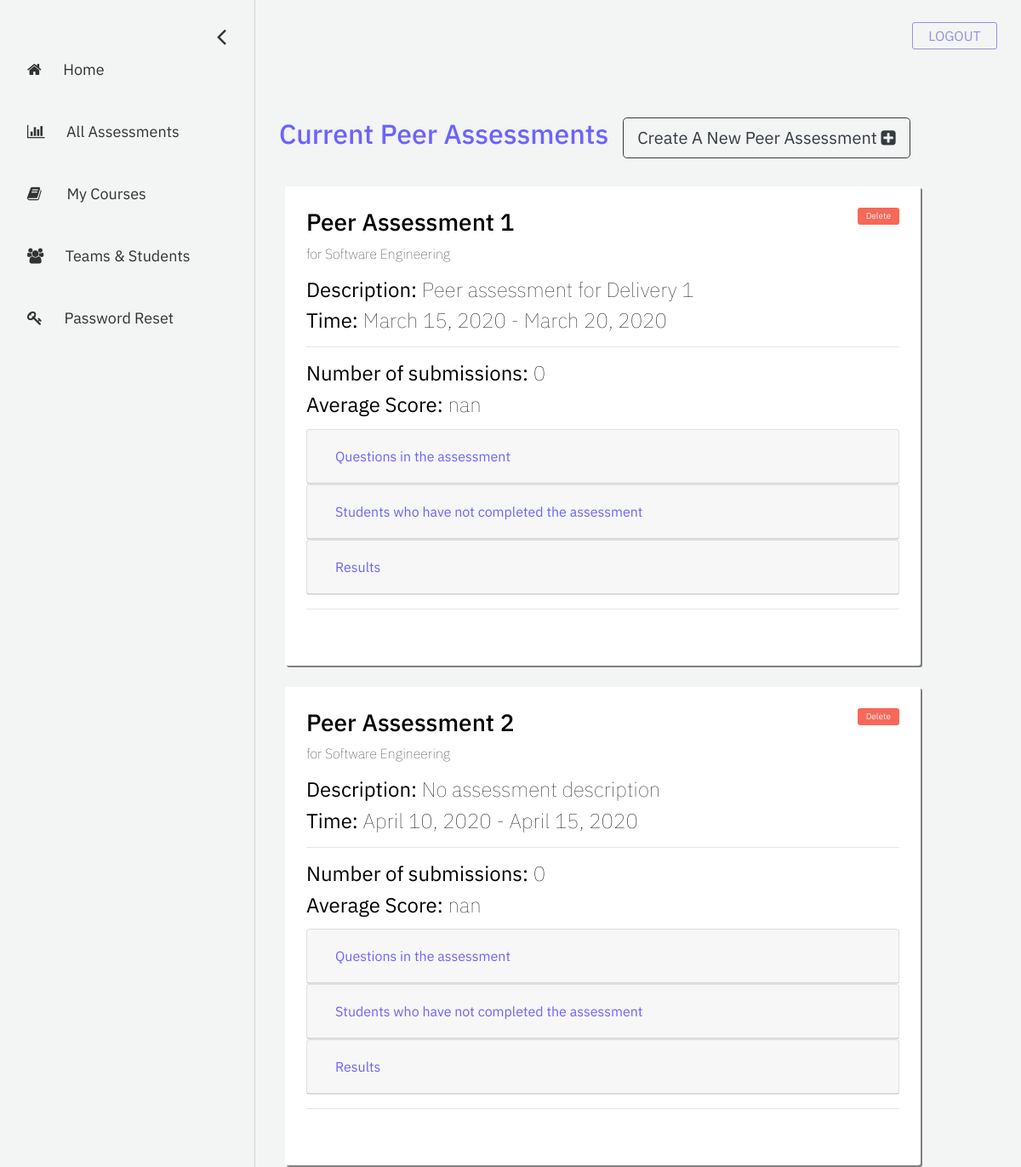
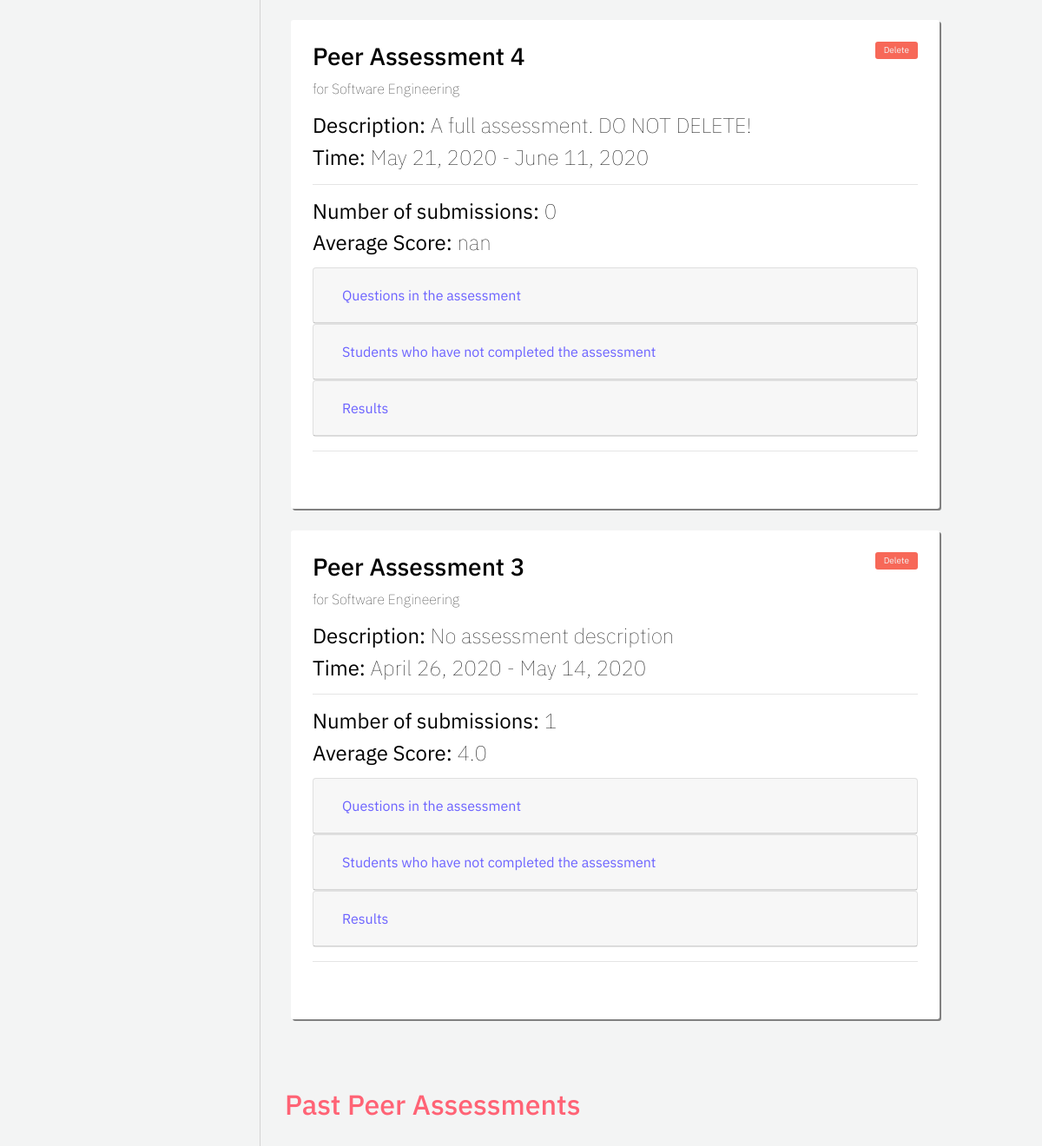
/professor/all-assessments, run on the app's committed database (2 pictures, top to bottom).
### assessment/models.py (models this page shows, shortened)
class Assessment(models.Model):
    name = models.CharField("assessment name", max_length=255)
    description = models.TextField("description", max_length=512, blank=True)
    date_created = models.DateTimeField("date created", auto_now_add=True)
    start_date = models.DateField("start date")
    end_date = models.DateField("end date")
    course = models.ForeignKey(Course, on_delete=models.CASCADE) # the course that this peer review belongs to
    questions = models.ManyToManyField(Question) # a set of Questions under this assessment
    result_sets = models.ManyToManyField(Result_set) # a set of Result_sets under this assessment
    completed_students = models.ManyToManyField(User, related_name="completed_students") # a set of Users who have completed this assessment
    def is_current(self):
        if self.end_date + datetime.timedelta(days=60) > datetime.datetime.now().date(): # end date + 60 >= current date
            return True
        return False

### registration/models.py (models this page shows, shortened)
class Course(models.Model):
    course_name = models.CharField("course name", max_length=60)
    course_code = models.IntegerField("course code")
    section_number = models.SmallIntegerField("section number")
    year = models.SmallIntegerField("year of realization")
    semester_choices = (
        ('S', 'Spring'),
        ('F', 'Fall'),
    )
    semester = models.CharField("semester of realization", max_length = 1, choices = semester_choices)
    professors = models.ManyToManyField(User)
    students = models.ManyToManyField(User, related_name="students")

### eval_professor/views.py (the view)
# urls.py: path('all-assessments', views.all_assessments, name='all-assessments'),
def all_assessments(request):
    team_list = Team.objects.all()
    assessment_list = Assessment.objects.all()
    context = {
        'team_list': team_list,
        'assessment_list': assessment_list,
    }
    return render(request, 'eval_professor/all-assessments.html', context = context)

### assessment/models.py (called while the page is built)
    def get_overall_average(self):
        scores = [answer.answer_rating for answer in self.rating_answers.all()] # a list of scores
        return np.mean(scores)

### eval_professor/templatetags/eval_professor_extras.py (called while the page is built)
@register.simple_tag
def get_class_average(course, assessment):
    result_set_list = []
    for team in Team.objects.filter(course=course).all():
        for result_set in Result_set.objects.filter(team=team).all():
            if result_set in assessment.result_sets.all(): # check if this result_set is under this assessment
                result_set_list.append(result_set)
    return np.mean([result_set.get_overall_average() for result_set in result_set_list])

@register.simple_tag
def get_team_average(team, assessment):
    result_set_list = []
    for result_set in Result_set.objects.filter(team=team).all():
            if result_set in assessment.result_sets.all(): # check if this result_set is under this assessment
                result_set_list.append(result_set)
    return np.mean([result_set.get_overall_average() for result_set in result_set_list])

@register.simple_tag
def find_result_set(result_sets, student, team):
    return result_sets.filter(student=student, team=team).first()

@register.simple_tag
def get_per_question_average(result_set, q_id):
        scores = [answer.answer_rating for answer in result_set.rating_answers.all() if answer.question.id == q_id] # a list of scores of that question
        return np.mean(scores)

### eval_professor/templates/eval_professor/all-assessments.html (shortened to what this page needs)
{% extends 'eval_professor/base-sidebar.html'%}
{% load eval_professor_extras %}
{% load static %}
{% block content%}
	<div id="main">
		<div class="container">
			<div class="container row">
				<h2 style="color: #6C63FF;">Current Peer Assessments</h2>
				<form>
					<button formaction="{% url 'create-new-assessment' %}" class="btn btn-lg btn-outline-dark" style="margin-left: 5%;">Create A New Peer Assessment <i class = "fa fa-plus-square"></i></button>
				</form>
			</div>
			{% if assessment_list|length > 0 %}
				{% for assessment in assessment_list %}
					{% if assessment.is_current %}
						<div class="column course-box">
							<a data-toggle="modal" data-target="#exampleModal_@{{assessment.id}}" style="font-size: 10px; padding: 10px; background-color: rgb(247, 104, 88);" class="buttons delete-btn float-right" href="">Delete</a>
							<h3> {{ assessment.name }} </h3>
							<p style="font-weight: 20;"> for {{ assessment.course.course_name }}</p>
							{% if assessment.description != '' %}
								<h4><b>Description:</b> {{ assessment.description }}</h4>
							{% else %}
								<h4><b>Description:</b> No assessment description</h4>
							{% endif %}
							<h4> <b>Time:</b> {{ assessment.start_date }} - {{ assessment.end_date }}</h4>
							<hr>
							<h4> <b>Number of submissions:</b> {{ assessment.completed_students.all|length }} </h4>
							{% get_class_average assessment.course assessment as class_avg %}
							<h4> <b>Average Score:</b> {{ class_avg }} </h4>
							<div style="margin-top: 2%; margin-bottom: 2%;">
								<div class="card">
									<div class="card-header" id="headingOne_@{{ assessment.id }}">
										<h5 class="mb-0">
											<button style="color: #6C63FF;" class="btn btn-link" data-toggle="collapse" data-target="#collapseOne_@{{ assessment.id }}" aria-expanded="true" aria-controls="collapseOne_@{{ assessment.id }}">
												Questions in the assessment
											</button>
										</h5>
									</div>
								</div>
								<div class="card">
									<div class="card-header" id="headingTwo_@{{ assessment.id }}">
										<h5 class="mb-0">
											<button style="color: #6C63FF;" class="btn btn-link collapsed" data-toggle="collapse" data-target="#collapseTwo_@{{ assessment.id }}" aria-expanded="false" aria-controls="collapseTwo_@{{ assessment.id }}">
												Students who have not completed the assessment
											</button>
										</h5>
									</div>
								</div>
								<div class="card">
									<div class="card-header" id="headingThree_@{{ assessment.id }}">
										<h5 class="mb-0">
											<button style="color: #6C63FF;" class="btn btn-link collapsed" data-toggle="collapse" data-target="#collapseThree_@{{ assessment.id }}" aria-expanded="false" aria-controls="collapseThree_@{{ assessment.id }}">
												Results
											</button>
										</h5>
									</div>
								</div>
							</div>
							<hr>
						</div>
					{% endif %}
				{% endfor %}
			{% else %}
				No current assessments.
			{% endif %}
		</div>
		<div class="container">
			<div class="container row">
				<h2 style="color: rgb(255, 99, 117); margin-top: 5%;">Past Peer Assessments</h2>
			</div>
		</div>
	</div>
{% endblock %}

### eval_professor/templates/eval_professor/base-sidebar.html (shortened to what this page needs)
<!doctype html>
<html lang="en">
  <head>
	{% load static %}
	<link rel="stylesheet" href="https://stackpath.bootstrapcdn.com/bootstrap/4.1.3/css/bootstrap.min.css">
	<link rel="stylesheet" href="https://cdnjs.cloudflare.com/ajax/libs/font-awesome/4.7.0/css/font-awesome.min.css">
	<link rel="stylesheet" href="{% static 'eval_professor/css/base-sidebar.css' %}">
	<link rel="stylesheet" href="{% static 'eval_professor/css/my-courses.css' %}">
  </head>
<body>
	<div id="mySidenav" class="sidenav">
		<a href="javascript:void(0)" class="closebtn" onclick="closeNav()"><i class = "fa fa-angle-left"></i></a>
		<a href="{% url 'professor-dashboard' %}">
			<i class = "fa fa-home"></i> &nbsp;&nbsp;&nbsp;&nbsp;&nbsp;Home
		</a>
		<a href="{% url 'all-assessments' %}">
			<i class = "fa fa-bar-chart"></i> &nbsp;&nbsp;&nbsp;&nbsp;&nbsp;All Assessments
		</a>
		<a href="{% url 'my-courses' %}">
			<i class = "fa fa-book"></i> &nbsp;&nbsp;&nbsp;&nbsp;&nbsp;&nbsp;My Courses
		</a>
		<a href="{% url 'teams-students' %}">
			<i class = "fa fa-group"></i> &nbsp;&nbsp;&nbsp;&nbsp;&nbsp;Teams & Students
		</a>
		<a href="{% url 'password-reset' %}">
			<i class = "fa fa-key"></i> &nbsp;&nbsp;&nbsp;&nbsp;&nbsp;Password Reset
		</a>
	</div>
	<span id="menu" class="menu" style="font-size:20px;cursor:pointer" onclick="openNav()">&nbsp;&nbsp;Menu</span>
	<div class="logout_btn_container">
		<a href = "{% url 'log_out' %}" class="logout-btn">LOGOUT</a>
	</div>
    {% block content%}
    {% endblock %}
</body>
</html>

### eval_professor/static/eval_professor/css/base-sidebar.css (style rules this page uses)
body { font-family: 'IBM Plex Sans', sans-serif; background-color: #f3f4f4; }
.sidenav { height: 100%; width: 0px; position: fixed; z-index: 1; top: 0; left: 0; background-color: #f3f4f4; overflow-x: hidden; padding-top: 60px; transition: 0.5s; border-right: 1px solid lightgray; }
.sidenav a { padding: 8px 8px 8px 32px; text-decoration: none; font-size: 18px; color: #323232; display: block; transition: 0.3s; margin-bottom: 30px; }
.sidenav .closebtn { position: absolute; top: 0; right: 25px; font-size: 32px; margin-left: 50px; margin-bottom: 100px; margin-top: 10px; }
#main { transition: margin-left .5s; padding: 20px; }
.menu { top: 0px; left: 15px; font-size: 5px; position: relative; line-height: 80px; padding: 8px; -moz-border-radius: 100px; border-radius: 100px; text-align: center; }
.logout-btn { position: absolute; top: 26px; right: 28px; -webkit-border-radius: 3px; -moz-border-radius: 3px; border-radius: 3px; border: 1px solid #9391de; height: 0px; line-height: 0px; color: #9391de; font-size: 16px; padding: 15px; background-color: #f3f4f4; display: inline-block; cursor: pointer; text-align: center; width: 100px; text-decoration: none; }
.row { position: relative; top: 20px; padding: 8px; margin-top: 10px; margin-bottom: 45px; }
.buttons { -webkit-border-radius: 3px; -moz-border-radius: 3px; border-radius: 3px; line-height: 0px; color: #f3f4f4; padding: 20px; display: inline-block; cursor: pointer; text-align: center; text-decoration: none; }

### eval_professor/static/eval_professor/css/my-courses.css (style rules this page uses)
.course-box { width: 90% !important; background-color: white; color: black; padding: 25px; padding-bottom: 50px; margin-right: 15px; margin-top: 25px; border-radius: 3px; box-shadow: 2px 2px grey; }
h4 { font-weight: 80; margin-right: 5%; }

### data on the page
Assessment: name "Peer Assessment 1", course.course_name "Software Engineering", description "Peer assessment for Delivery 1", start_date "March 15, 2020", end_date "March 20, 2020", completed_students.all|length "0", class_avg "nan"
Assessment: name "Peer Assessment 2", course.course_name "Software Engineering", shows "Description:", description "No assessment description", start_date "April 10, 2020", end_date "April 15, 2020", completed_students.all|length "0", class_avg "nan"
Assessment: name "Peer Assessment 4", course.course_name "Software Engineering", description "A full assessment. DO NOT DELETE!", start_date "May 21, 2020", end_date "June 11, 2020", completed_students.all|length "0", class_avg "nan"
Assessment: name "Peer Assessment 3", course.course_name "Software Engineering", shows "Description:", description "No assessment description", start_date "April 26, 2020", end_date "May 14, 2020", completed_students.all|length "1", class_avg "4.0"
